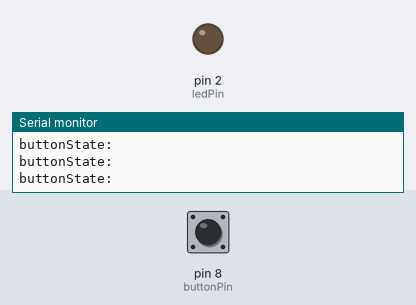
Recording of a sketch running on a simulated Arduino Uno, built with avr-gcc and run on an emulated ATmega328P. Shown: output pins drawn as LEDs (lit = HIGH), the last lines printed to the serial monitor. Dashed ring = blinking. The inputs (shaded band) are chosen by the test bench; at power-on: pin 8 (buttonPin) LOW.

Above: at 1.2 s.
1.3 s: pin 8 (buttonPin) pulled HIGH for 0.15 s
At 1.8 s:
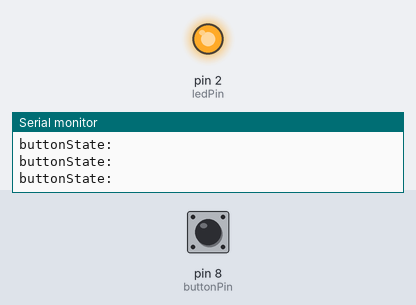
2.9 s: pin 8 (buttonPin) pulled HIGH for 1 s
At 4.1 s:
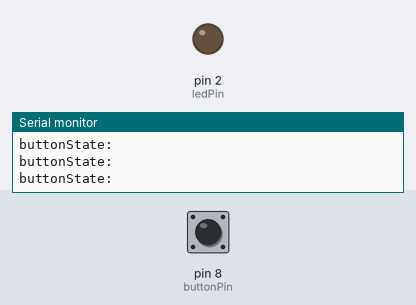
6.9 s: pin 8 (buttonPin) pulsed HIGH 5 times (0.12 s each, 0.3 s apart)
At 7.08 s:
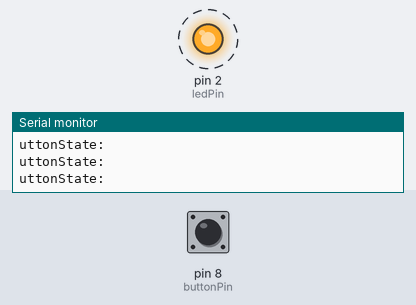
11.4 s: pin 8 (buttonPin) pulled HIGH for 3.2 s
At 12.3 s:
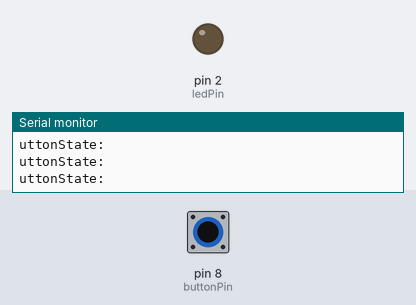
16.1 s: pin 8 (buttonPin) driven HIGH
At 16.5 s:
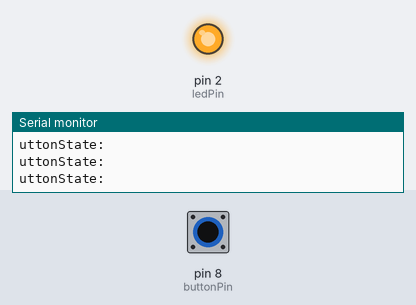
Timing chart, 0 to 19.1 s (numbered marks = the images above; inputs shaded):
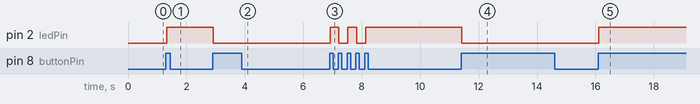

Measured:
- after the input at 1.3 s, pin 2 (ledPin): LOW → HIGH at once
- after the input at 2.9 s, pin 2 (ledPin): HIGH → LOW at once
- after the input at 6.9 s, pin 2 (ledPin): alternates HIGH for 0.30 s and LOW for 0.30 s, 5 changes in all, then stays HIGH, starting at once
- after the input at 11.4 s, pin 2 (ledPin): HIGH → LOW at once
- after the input at 16.1 s, pin 2 (ledPin): LOW → HIGH at once

The sketch:

premiPulsanteArduino.ino
```cpp
const int ledPin = 2;
const int buttonPin = 8;
bool buttonState = 0;
bool prevState = buttonState;
bool ledState = 0;
int time = 0;
int debounce = 200;

void setup() {
  pinMode(ledPin, OUTPUT);
  pinMode(buttonPin, INPUT);
  Serial.begin(9600);
}

void loop() {
  buttonState = digitalRead(buttonPin);
  Serial.println("buttonState: "+buttonState);
  if(buttonState==HIGH && prevState==LOW && millis()-time > debounce){
    ledState=(!ledState);
    digitalWrite(ledPin, ledState);
    Serial.print(ledState);
    time = millis();
    Serial.println("prevState: "+prevState);
  }
  prevState = buttonState;
}
```
